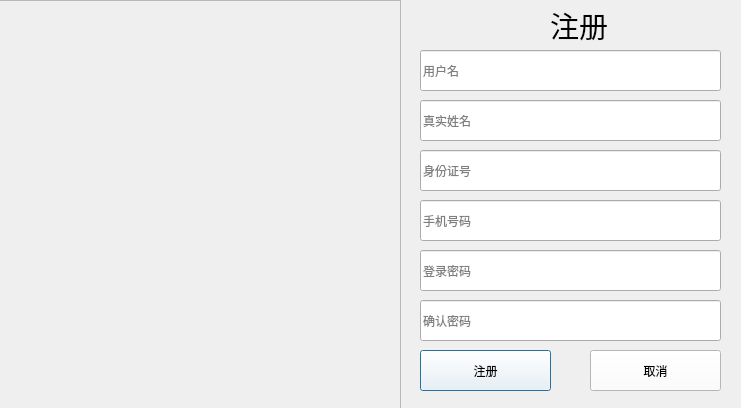
<?xml version="1.0" encoding="UTF-8"?>
<ui version="4.0">
 <class>RegisterInterfaceDlg</class>
 <widget class="QDialog" name="RegisterInterfaceDlg">
  <property name="geometry">
   <rect>
    <x>0</x>
    <y>0</y>
    <width>741</width>
    <height>408</height>
   </rect>
  </property>
  <property name="sizePolicy">
   <sizepolicy hsizetype="Fixed" vsizetype="Fixed">
    <horstretch>0</horstretch>
    <verstretch>0</verstretch>
   </sizepolicy>
  </property>
  <property name="minimumSize">
   <size>
    <width>741</width>
    <height>408</height>
   </size>
  </property>
  <property name="maximumSize">
   <size>
    <width>741</width>
    <height>408</height>
   </size>
  </property>
  <property name="windowTitle">
   <string>Dialog</string>
  </property>
  <property name="styleSheet">
   <string notr="true"/>
  </property>
  <widget class="QLabel" name="label">
   <property name="geometry">
    <rect>
     <x>550</x>
     <y>10</y>
     <width>61</width>
     <height>31</height>
    </rect>
   </property>
   <property name="font">
    <font>
     <family>楷体</family>
     <pointsize>22</pointsize>
    </font>
   </property>
   <property name="text">
    <string>注册</string>
   </property>
  </widget>
  <widget class="QLineEdit" name="lineEdit_displayName">
   <property name="geometry">
    <rect>
     <x>420</x>
     <y>50</y>
     <width>301</width>
     <height>41</height>
    </rect>
   </property>
   <property name="placeholderText">
    <string>用户名</string>
   </property>
  </widget>
  <widget class="QLineEdit" name="lineEdit_username">
   <property name="geometry">
    <rect>
     <x>420</x>
     <y>100</y>
     <width>301</width>
     <height>41</height>
    </rect>
   </property>
   <property name="placeholderText">
    <string>真实姓名</string>
   </property>
  </widget>
  <widget class="QLineEdit" name="lineEdit_idCard">
   <property name="geometry">
    <rect>
     <x>420</x>
     <y>150</y>
     <width>301</width>
     <height>41</height>
    </rect>
   </property>
   <property name="placeholderText">
    <string>身份证号</string>
   </property>
  </widget>
  <widget class="QLineEdit" name="lineEdit_phone">
   <property name="geometry">
    <rect>
     <x>420</x>
     <y>200</y>
     <width>301</width>
     <height>41</height>
    </rect>
   </property>
   <property name="placeholderText">
    <string>手机号码</string>
   </property>
  </widget>
  <widget class="QFrame" name="frame">
   <property name="geometry">
    <rect>
     <x>-10</x>
     <y>0</y>
     <width>411</width>
     <height>411</height>
    </rect>
   </property>
   <property name="styleSheet">
    <string notr="true">#frame{
border-image: url(:/new/prefix1/image/MAC.png);
}

</string>
   </property>
   <property name="frameShape">
    <enum>QFrame::Shape::StyledPanel</enum>
   </property>
   <property name="frameShadow">
    <enum>QFrame::Shadow::Raised</enum>
   </property>
  </widget>
  <widget class="QLineEdit" name="lineEdit_password">
   <property name="geometry">
    <rect>
     <x>420</x>
     <y>250</y>
     <width>301</width>
     <height>41</height>
    </rect>
   </property>
   <property name="text">
    <string/>
   </property>
   <property name="placeholderText">
    <string>登录密码</string>
   </property>
  </widget>
  <widget class="QLineEdit" name="lineEdit_passwordQ">
   <property name="geometry">
    <rect>
     <x>420</x>
     <y>300</y>
     <width>301</width>
     <height>41</height>
    </rect>
   </property>
   <property name="placeholderText">
    <string>确认密码</string>
   </property>
  </widget>
  <widget class="QPushButton" name="pushButtonOK">
   <property name="geometry">
    <rect>
     <x>420</x>
     <y>350</y>
     <width>131</width>
     <height>41</height>
    </rect>
   </property>
   <property name="styleSheet">
    <string notr="true">#pushButtonOK{
background-color: rgb(255,255,255)
}</string>
   </property>
   <property name="text">
    <string>注册</string>
   </property>
  </widget>
  <widget class="QPushButton" name="pushButtonCancel">
   <property name="geometry">
    <rect>
     <x>590</x>
     <y>350</y>
     <width>131</width>
     <height>41</height>
    </rect>
   </property>
   <property name="styleSheet">
    <string notr="true">#pushButtonCancel{
background-color: rgb(255,255,255);
}</string>
   </property>
   <property name="text">
    <string>取消</string>
   </property>
  </widget>
 </widget>
 <resources>
  <include location="HighSpeedRailSystem.qrc"/>
 </resources>
 <connections/>
</ui>
